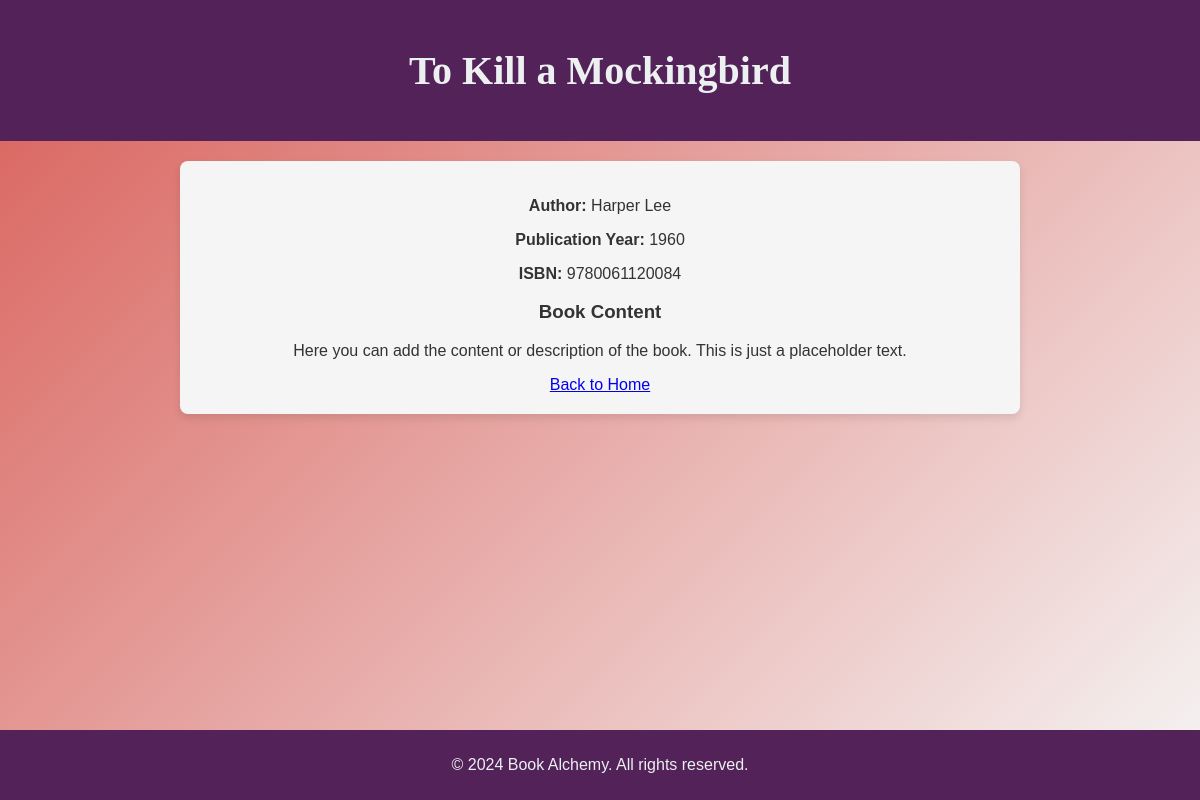
Screenshot of /book/1 with the database file from the repository.
### data_models.py (models this page shows, shortened)
class Book(db.Model):
    __tablename__ = 'books'  # Set the table name
    id = db.Column(db.Integer, primary_key=True, autoincrement=True)  # Primary key with auto-increment
    isbn = db.Column(db.String(13), unique=True, nullable=False)  # ISBN of the book (unique and non-nullable)
    title = db.Column(db.String(200), nullable=False)  # Title of the book (non-nullable)
    publication_year = db.Column(db.Integer, nullable=False)  # Publication year of the book (non-nullable)
    author_id = db.Column(db.Integer, db.ForeignKey('authors.id'), nullable=False)  # Foreign key to 'authors' table
    author = db.relationship('Author', backref=db.backref('books', lazy=True))

class Author(db.Model):
    __tablename__ = 'authors'  # Set the table name
    id = db.Column(db.Integer, primary_key=True, autoincrement=True)  # Primary key with auto-increment
    name = db.Column(db.String(150), nullable=False)  # Name of the author (non-nullable)
    birth_date = db.Column(db.Date, nullable=True)  # Optional birth date of the author
    date_of_death = db.Column(db.Date, nullable=True)  # Optional date of death of the author

### app.py (the view)
@app.route('/book/<int:book_id>')
def book_detail(book_id):
    book = Book.query.get_or_404(book_id)
    return render_template('book_detail.html', book=book)

### templates/book_detail.html (shortened to what this page needs)
<!DOCTYPE html>
<html lang="en">
<head>
    <link rel="stylesheet" href="{{ url_for('static', filename='css/style.css') }}">
</head>
<body>
    <header class="header">
        <h1>{{ book.title }}</h1>
    </header>
    <main class="main-content">
        <p><strong>Author:</strong> {{ book.author.name }}</p>
        <p><strong>Publication Year:</strong> {{ book.publication_year }}</p>
        <p><strong>ISBN:</strong> {{ book.isbn }}</p>
        <h3>Book Content</h3>
        <p>Here you can add the content or description of the book. This is just a placeholder text.</p>
        <a href="{{ url_for('home') }}" class="button">Back to Home</a>
    </main>
    <footer class="footer">
        <p>&copy; 2024 Book Alchemy. All rights reserved.</p>
    </footer>
</body>
</html>

### static/css/style.css (style rules this page uses)
body { font-family: 'Arial', sans-serif; background: linear-gradient(135deg, #D95F59, #f5f5f5); color: #333; margin: 0; padding: 0; display: flex; flex-direction: column; align-items: center; min-height: 100vh; }
.header { width: 100%; background-color: #522258; color: #ecf0f1; text-align: center; padding: 20px 0; }
.header h1 { font-size: 2.5rem; font-family: 'Georgia', serif; }
.main-content { width: 80%; max-width: 800px; margin: 20px 0; padding: 20px; background-color: #f5f5f5; border-radius: 8px; box-shadow: 0 4px 8px rgba(0, 0, 0, 0.1); text-align: center; }
.footer { width: 100%; background-color: #522258; color: #ecf0f1; text-align: center; padding: 10px 0; margin-top: auto; }
.main-content { animation: fadeIn 1s ease; }

### rows the page displays
Book: title "To Kill a Mockingbird", publication_year "1960", isbn "9780061120084"
Author: author.name "Harper Lee"
